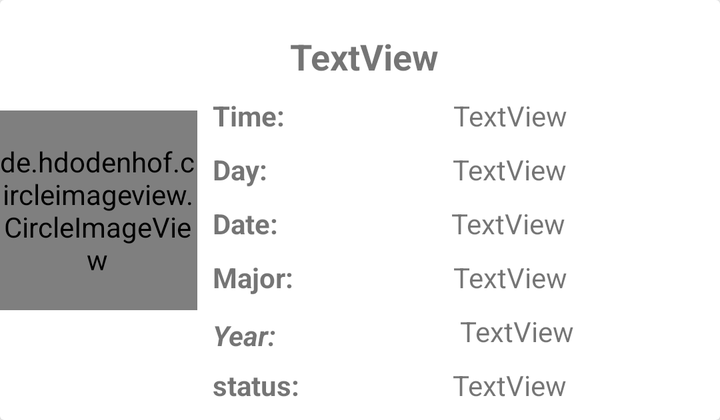
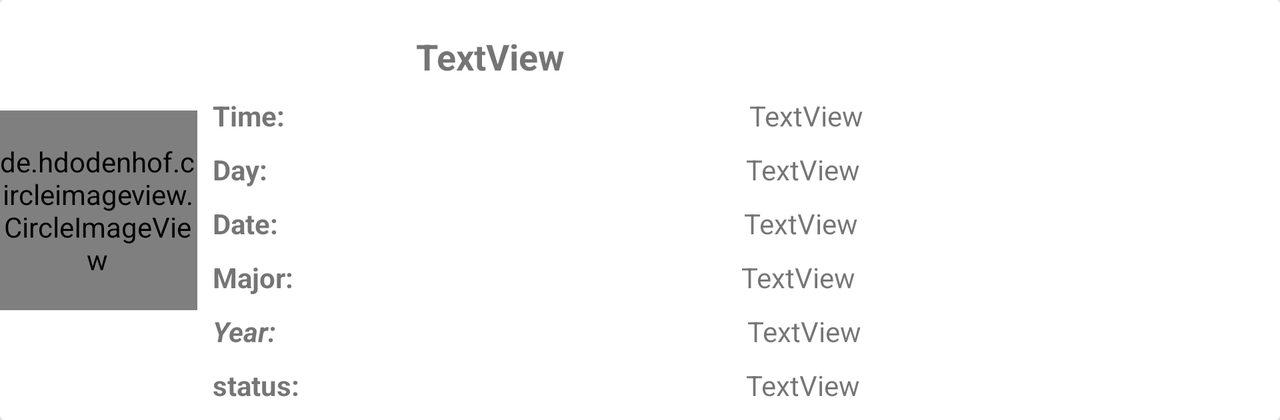

One screen, two layout resources from the same app: the default and the repository's alternative for another configuration. Each is rendered where Android would select it; the XML of both is given below.
<!-- AndroidManifest.xml: application theme AppTheme -->
<!-- res/layout/student_attributes.xml -->
<?xml version="1.0" encoding="utf-8"?>
<android.support.v7.widget.CardView xmlns:android="http://schemas.android.com/apk/res/android"
    xmlns:app="http://schemas.android.com/apk/res-auto"
    xmlns:tools="http://schemas.android.com/tools"
    android:layout_width="match_parent"
    android:layout_height="wrap_content">

    <android.support.constraint.ConstraintLayout
        android:layout_width="match_parent"
        android:layout_height="wrap_content">

        <TextView
            android:id="@+id/student_name"
            android:layout_width="wrap_content"
            android:layout_height="wrap_content"
            android:layout_alignParentTop="true"
            android:layout_marginEnd="8dp"
            android:layout_marginLeft="8dp"
            android:layout_marginRight="8dp"
            android:layout_marginStart="8dp"
            android:layout_marginTop="16dp"
            android:layout_toEndOf="@+id/student_image"
            android:layout_toRightOf="@+id/student_image"
            android:text="TextView"
            android:textSize="18sp"
            android:textStyle="bold"
            app:layout_constraintHorizontal_bias="0.225"
            app:layout_constraintLeft_toRightOf="@+id/student_image"
            app:layout_constraintRight_toRightOf="parent"
            app:layout_constraintTop_toTopOf="parent" />

        <de.hdodenhof.circleimageview.CircleImageView
            android:id="@+id/student_image"
            android:layout_width="100dp"
            android:layout_height="100dp"
            android:layout_marginBottom="8dp"
            android:layout_marginLeft="-2dp"
            android:layout_marginTop="8dp"
            android:src="@drawable/handshake"
            app:layout_constraintBottom_toBottomOf="parent"
            app:layout_constraintLeft_toLeftOf="parent"
            app:layout_constraintTop_toTopOf="parent" />

        <TextView
            android:id="@+id/time"
            android:layout_width="wrap_content"
            android:layout_height="wrap_content"
            android:layout_alignLeft="@+id/student_name"
            android:layout_alignStart="@+id/student_name"
            android:layout_below="@+id/student_name"
            android:layout_marginEnd="8dp"
            android:layout_marginLeft="8dp"
            android:layout_marginRight="8dp"
            android:layout_marginStart="8dp"
            android:layout_marginTop="8dp"
            android:text="TextView"
            app:layout_constraintHorizontal_bias="0.528"
            app:layout_constraintLeft_toRightOf="@+id/textView3"
            app:layout_constraintRight_toRightOf="parent"
            app:layout_constraintTop_toBottomOf="@+id/student_name" />

        <TextView
            android:id="@+id/day"
            android:layout_width="wrap_content"
            android:layout_height="wrap_content"
            android:layout_alignBaseline="@+id/time"
            android:layout_alignBottom="@+id/time"
            android:layout_marginEnd="8dp"
            android:layout_marginLeft="23dp"
            android:layout_marginRight="8dp"
            android:layout_marginStart="23dp"
            android:layout_marginTop="8dp"
            android:layout_toEndOf="@+id/time"
            android:layout_toRightOf="@+id/time"
            android:text="TextView"
            app:layout_constraintHorizontal_bias="0.503"
            app:layout_constraintLeft_toRightOf="@+id/textView6"
            app:layout_constraintRight_toRightOf="parent"
            app:layout_constraintTop_toBottomOf="@+id/time" />

        <TextView
            android:id="@+id/date"
            android:layout_width="wrap_content"
            android:layout_height="wrap_content"
            android:layout_alignBaseline="@+id/day"
            android:layout_alignBottom="@+id/day"
            android:layout_marginEnd="8dp"
            android:layout_marginLeft="25dp"
            android:layout_marginRight="8dp"
            android:layout_marginStart="25dp"
            android:layout_marginTop="8dp"
            android:layout_toEndOf="@+id/day"
            android:layout_toRightOf="@+id/day"
            android:text="TextView"
            app:layout_constraintHorizontal_bias="0.472"
            app:layout_constraintLeft_toRightOf="@+id/textView7"
            app:layout_constraintRight_toRightOf="parent"
            app:layout_constraintTop_toBottomOf="@+id/day" />

        <TextView
            android:id="@+id/major"
            android:layout_width="wrap_content"
            android:layout_height="wrap_content"
            android:layout_alignBottom="@+id/student_image"
            android:layout_alignEnd="@+id/time"
            android:layout_alignRight="@+id/time"
            android:layout_marginEnd="8dp"
            android:layout_marginLeft="8dp"
            android:layout_marginRight="8dp"
            android:layout_marginStart="8dp"
            android:layout_marginTop="8dp"
            android:text="TextView"
            app:layout_constraintHorizontal_bias="0.514"
            app:layout_constraintLeft_toRightOf="@+id/textView8"
            app:layout_constraintRight_toRightOf="parent"
            app:layout_constraintTop_toBottomOf="@+id/date" />

        <TextView
            android:layout_width="wrap_content"
            android:layout_height="wrap_content"
            android:layout_alignBaseline="@+id/major"
            android:layout_alignBottom="@+id/major"
            android:layout_alignLeft="@+id/day"
            android:layout_alignStart="@+id/day"
            android:layout_marginLeft="8dp"
            android:layout_marginStart="8dp"
            android:layout_marginTop="10dp"
            android:text="@string/year"
            android:textStyle="bold|italic"
            app:layout_constraintLeft_toRightOf="@+id/student_image"
            app:layout_constraintTop_toBottomOf="@+id/textView8"
            app:layout_constraintRight_toLeftOf="@+id/year"
            android:layout_marginRight="8dp"
            app:layout_constraintHorizontal_bias="0.0" />

        <TextView
            android:id="@+id/status"
            android:layout_width="wrap_content"
            android:layout_height="wrap_content"
            android:layout_marginBottom="8dp"
            android:layout_marginEnd="8dp"
            android:layout_marginLeft="8dp"
            android:layout_marginRight="8dp"
            android:layout_marginStart="8dp"
            android:layout_marginTop="8dp"
            android:text="TextView"
            app:layout_constraintBottom_toBottomOf="parent"
            app:layout_constraintLeft_toRightOf="@+id/textView9"
            app:layout_constraintRight_toRightOf="parent"
            app:layout_constraintTop_toBottomOf="@+id/year" />

        <TextView
            android:id="@+id/textView3"
            android:layout_width="wrap_content"
            android:layout_height="wrap_content"
            android:layout_marginLeft="8dp"
            android:layout_marginStart="8dp"
            android:layout_marginTop="8dp"
            android:text="@string/time"
            android:textStyle="bold"
            app:layout_constraintLeft_toRightOf="@+id/student_image"
            app:layout_constraintTop_toBottomOf="@+id/student_name" />

        <TextView
            android:id="@+id/textView6"
            android:layout_width="wrap_content"
            android:layout_height="wrap_content"
            android:layout_marginLeft="8dp"
            android:layout_marginStart="8dp"
            android:layout_marginTop="8dp"
            android:text="@string/day"
            android:textStyle="bold"
            app:layout_constraintLeft_toRightOf="@+id/student_image"
            app:layout_constraintTop_toBottomOf="@+id/textView3" />

        <TextView
            android:id="@+id/textView7"
            android:layout_width="wrap_content"
            android:layout_height="wrap_content"
            android:layout_marginLeft="8dp"
            android:layout_marginStart="8dp"
            android:layout_marginTop="8dp"
            android:text="@string/date"
            android:textStyle="bold"
            app:layout_constraintLeft_toRightOf="@+id/student_image"
            app:layout_constraintTop_toBottomOf="@+id/textView6" />

        <TextView
            android:id="@+id/textView8"
            android:layout_width="wrap_content"
            android:layout_height="wrap_content"
            android:layout_marginLeft="8dp"
            android:layout_marginStart="8dp"
            android:layout_marginTop="8dp"
            android:text="@string/major"
            android:textStyle="bold"
            app:layout_constraintLeft_toRightOf="@+id/student_image"
            app:layout_constraintTop_toBottomOf="@+id/textView7" />

        <TextView
            android:id="@+id/textView9"
            android:layout_width="wrap_content"
            android:layout_height="wrap_content"
            android:layout_marginBottom="8dp"
            android:layout_marginLeft="8dp"
            android:layout_marginStart="8dp"
            android:layout_marginTop="8dp"
            android:text="@string/status"
            android:textStyle="bold"
            app:layout_constraintBottom_toBottomOf="parent"
            app:layout_constraintLeft_toRightOf="@+id/student_image"
            app:layout_constraintTop_toBottomOf="@+id/year" />

        <TextView
            android:id="@+id/year"
            android:layout_width="wrap_content"
            android:layout_height="wrap_content"
            android:layout_marginEnd="8dp"
            android:layout_marginLeft="8dp"
            android:layout_marginRight="8dp"
            android:layout_marginStart="8dp"
            android:layout_marginTop="8dp"
            android:text="TextView"
            app:layout_constraintHorizontal_bias="0.773"
            app:layout_constraintLeft_toRightOf="@+id/year"
            app:layout_constraintRight_toRightOf="parent"
            app:layout_constraintTop_toBottomOf="@+id/major" />
    </android.support.constraint.ConstraintLayout>

</android.support.v7.widget.CardView>
<!-- resources referenced by this layout -->
<resources>
  <!-- drawable handshake: png bitmap (drawable, 3982 bytes) -->
  <string name="date">Date:</string>
  <string name="day">Day:</string>
  <string name="major">Major:</string>
  <string name="status">status:</string>
  <string name="time">Time:</string>
  <string name="year">Year:</string>
  <style name="AppTheme" parent="Theme.AppCompat.Light.NoActionBar">
          
          <item name="colorPrimary">@color/colorPrimary</item>
          <item name="colorPrimaryDark">@color/colorPrimaryDark</item>
          <item name="colorAccent">@color/colorAccent</item>
  
      </style>
  <color name="colorPrimary">#3F51B5</color>
  <color name="colorPrimaryDark">#303F9F</color>
  <color name="colorAccent">#ffffff</color>
</resources>
<!-- res/layout-land/student_attributes.xml (the repository's variant of the layout above) -->
<!-- drawn on the phone turned sideways -->
<?xml version="1.0" encoding="utf-8"?>
<android.support.v7.widget.CardView xmlns:android="http://schemas.android.com/apk/res/android"
    xmlns:app="http://schemas.android.com/apk/res-auto"
    xmlns:tools="http://schemas.android.com/tools"
    android:layout_width="match_parent"
    android:layout_height="wrap_content">

    <android.support.constraint.ConstraintLayout
        android:layout_width="match_parent"
        android:layout_height="wrap_content">

        <TextView
            android:id="@+id/student_name"
            android:layout_width="wrap_content"
            android:layout_height="wrap_content"
            android:layout_alignParentTop="true"
            android:layout_marginEnd="8dp"
            android:layout_marginLeft="8dp"
            android:layout_marginRight="8dp"
            android:layout_marginStart="8dp"
            android:layout_marginTop="16dp"
            android:layout_toEndOf="@+id/student_image"
            android:layout_toRightOf="@+id/student_image"
            android:text="TextView"
            android:textSize="18sp"
            android:textStyle="bold"
            app:layout_constraintHorizontal_bias="0.225"
            app:layout_constraintLeft_toRightOf="@+id/student_image"
            app:layout_constraintRight_toRightOf="parent"
            app:layout_constraintTop_toTopOf="parent" />

        <de.hdodenhof.circleimageview.CircleImageView
            android:id="@+id/student_image"
            android:layout_width="100dp"
            android:layout_height="100dp"
            android:layout_marginBottom="8dp"
            android:layout_marginLeft="-2dp"
            android:layout_marginTop="8dp"
            android:src="@drawable/handshake"
            app:layout_constraintBottom_toBottomOf="parent"
            app:layout_constraintLeft_toLeftOf="parent"
            app:layout_constraintTop_toTopOf="parent" />

        <TextView
            android:id="@+id/time"
            android:layout_width="wrap_content"
            android:layout_height="wrap_content"
            android:layout_alignLeft="@+id/student_name"
            android:layout_alignStart="@+id/student_name"
            android:layout_below="@+id/student_name"
            android:layout_marginEnd="8dp"
            android:layout_marginLeft="8dp"
            android:layout_marginRight="8dp"
            android:layout_marginStart="8dp"
            android:layout_marginTop="8dp"
            android:text="TextView"
            app:layout_constraintHorizontal_bias="0.528"
            app:layout_constraintLeft_toRightOf="@+id/textView3"
            app:layout_constraintRight_toRightOf="parent"
            app:layout_constraintTop_toBottomOf="@+id/student_name" />

        <TextView
            android:id="@+id/day"
            android:layout_width="wrap_content"
            android:layout_height="wrap_content"
            android:layout_alignBaseline="@+id/time"
            android:layout_alignBottom="@+id/time"
            android:layout_marginEnd="8dp"
            android:layout_marginLeft="23dp"
            android:layout_marginRight="8dp"
            android:layout_marginStart="23dp"
            android:layout_marginTop="8dp"
            android:layout_toEndOf="@+id/time"
            android:layout_toRightOf="@+id/time"
            android:text="TextView"
            app:layout_constraintHorizontal_bias="0.517"
            app:layout_constraintLeft_toRightOf="@+id/textView6"
            app:layout_constraintRight_toRightOf="parent"
            app:layout_constraintTop_toBottomOf="@+id/time" />

        <TextView
            android:id="@+id/date"
            android:layout_width="wrap_content"
            android:layout_height="wrap_content"
            android:layout_alignBaseline="@+id/day"
            android:layout_alignBottom="@+id/day"
            android:layout_marginEnd="8dp"
            android:layout_marginLeft="25dp"
            android:layout_marginRight="8dp"
            android:layout_marginStart="25dp"
            android:layout_marginTop="8dp"
            android:layout_toEndOf="@+id/day"
            android:layout_toRightOf="@+id/day"
            android:text="TextView"
            app:layout_constraintHorizontal_bias="0.506"
            app:layout_constraintLeft_toRightOf="@+id/textView7"
            app:layout_constraintRight_toRightOf="parent"
            app:layout_constraintTop_toBottomOf="@+id/day" />

        <TextView
            android:id="@+id/major"
            android:layout_width="wrap_content"
            android:layout_height="wrap_content"
            android:layout_alignBottom="@+id/student_image"
            android:layout_alignEnd="@+id/time"
            android:layout_alignRight="@+id/time"
            android:layout_marginEnd="8dp"
            android:layout_marginLeft="8dp"
            android:layout_marginRight="8dp"
            android:layout_marginStart="8dp"
            android:layout_marginTop="8dp"
            android:text="TextView"
            app:layout_constraintHorizontal_bias="0.514"
            app:layout_constraintLeft_toRightOf="@+id/textView8"
            app:layout_constraintRight_toRightOf="parent"
            app:layout_constraintTop_toBottomOf="@+id/date" />

        <TextView
            android:layout_width="wrap_content"
            android:layout_height="wrap_content"
            android:layout_alignBaseline="@+id/major"
            android:layout_alignBottom="@+id/major"
            android:layout_alignLeft="@+id/day"
            android:layout_alignStart="@+id/day"
            android:layout_marginLeft="8dp"
            android:layout_marginStart="8dp"
            android:layout_marginTop="8dp"
            android:text="@string/year"
            android:textStyle="bold|italic"
            app:layout_constraintLeft_toRightOf="@+id/student_image"
            app:layout_constraintTop_toBottomOf="@+id/textView8"
            android:id="@+id/textView10" />

        <TextView
            android:id="@+id/status"
            android:layout_width="wrap_content"
            android:layout_height="wrap_content"
            android:layout_marginBottom="8dp"
            android:layout_marginEnd="8dp"
            android:layout_marginLeft="8dp"
            android:layout_marginRight="8dp"
            android:layout_marginStart="8dp"
            android:layout_marginTop="8dp"
            android:text="TextView"
            app:layout_constraintBottom_toBottomOf="parent"
            app:layout_constraintLeft_toRightOf="@+id/textView9"
            app:layout_constraintRight_toRightOf="parent"
            app:layout_constraintTop_toBottomOf="@+id/year"
            app:layout_constraintHorizontal_bias="0.516"
            app:layout_constraintVertical_bias="0.0" />

        <TextView
            android:id="@+id/textView3"
            android:layout_width="wrap_content"
            android:layout_height="wrap_content"
            android:layout_marginLeft="8dp"
            android:layout_marginStart="8dp"
            android:layout_marginTop="8dp"
            android:text="@string/time"
            android:textStyle="bold"
            app:layout_constraintLeft_toRightOf="@+id/student_image"
            app:layout_constraintTop_toBottomOf="@+id/student_name" />

        <TextView
            android:id="@+id/textView6"
            android:layout_width="wrap_content"
            android:layout_height="wrap_content"
            android:layout_marginLeft="8dp"
            android:layout_marginStart="8dp"
            android:layout_marginTop="8dp"
            android:text="@string/day"
            android:textStyle="bold"
            app:layout_constraintLeft_toRightOf="@+id/student_image"
            app:layout_constraintTop_toBottomOf="@+id/textView3" />

        <TextView
            android:id="@+id/textView7"
            android:layout_width="wrap_content"
            android:layout_height="wrap_content"
            android:layout_marginLeft="8dp"
            android:layout_marginStart="8dp"
            android:layout_marginTop="8dp"
            android:text="@string/date"
            android:textStyle="bold"
            app:layout_constraintLeft_toRightOf="@+id/student_image"
            app:layout_constraintTop_toBottomOf="@+id/textView6" />

        <TextView
            android:id="@+id/textView8"
            android:layout_width="wrap_content"
            android:layout_height="wrap_content"
            android:layout_marginLeft="8dp"
            android:layout_marginStart="8dp"
            android:layout_marginTop="8dp"
            android:text="@string/major"
            android:textStyle="bold"
            app:layout_constraintLeft_toRightOf="@+id/student_image"
            app:layout_constraintTop_toBottomOf="@+id/textView7" />

        <TextView
            android:id="@+id/textView9"
            android:layout_width="wrap_content"
            android:layout_height="wrap_content"
            android:layout_marginBottom="8dp"
            android:layout_marginLeft="8dp"
            android:layout_marginStart="8dp"
            android:layout_marginTop="8dp"
            android:text="@string/status"
            android:textStyle="bold"
            app:layout_constraintBottom_toBottomOf="parent"
            app:layout_constraintLeft_toRightOf="@+id/student_image"
            app:layout_constraintTop_toBottomOf="@+id/year" />

        <TextView
            android:id="@+id/year"
            android:layout_width="wrap_content"
            android:layout_height="wrap_content"
            android:layout_marginEnd="8dp"
            android:layout_marginStart="8dp"
            android:text="TextView"
            android:layout_marginTop="8dp"
            app:layout_constraintTop_toBottomOf="@+id/major"
            app:layout_constraintLeft_toRightOf="@+id/textView10"
            android:layout_marginLeft="8dp"
            android:layout_marginRight="8dp"
            app:layout_constraintRight_toRightOf="parent"
            app:layout_constraintHorizontal_bias="0.531" />
    </android.support.constraint.ConstraintLayout>

</android.support.v7.widget.CardView>
